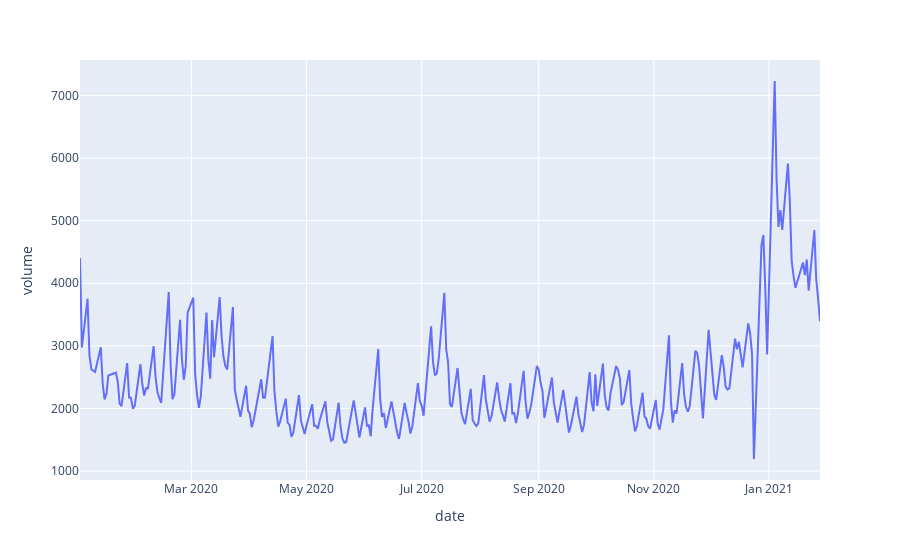

Here is the notebook cell this chart was saved with:
### Code cell
px.line(df, x='date', y='volume')

### Figure 1 — Plotly figure (JSON) as saved in the notebook; plotly's stock layout.template omitted (floating-point values rounded to 4 significant figures; data arrays with more than 128 entries replaced by an {"elided": "..."} marker saying what was removed)
{"data": [{"hovertemplate": "date=%{x}<br>volume=%{y}<extra></extra>", "legendgroup": "", "line": {"color": "#636efa", "dash": "solid"}, "mode": "lines", "name": "", "orientation": "v", "showlegend": false, "type": "scatter", "x": {"elided": "271 str values"}, "xaxis": "x", "y": {"elided": "271 int values"}, "yaxis": "y"}], "layout": {"legend": {"tracegroupgap": 0}, "margin": {"t": 60}, "xaxis": {"anchor": "y", "domain": [0, 1], "title": {"text": "date"}}, "yaxis": {"anchor": "x", "domain": [0, 1], "title": {"text": "volume"}}}}
